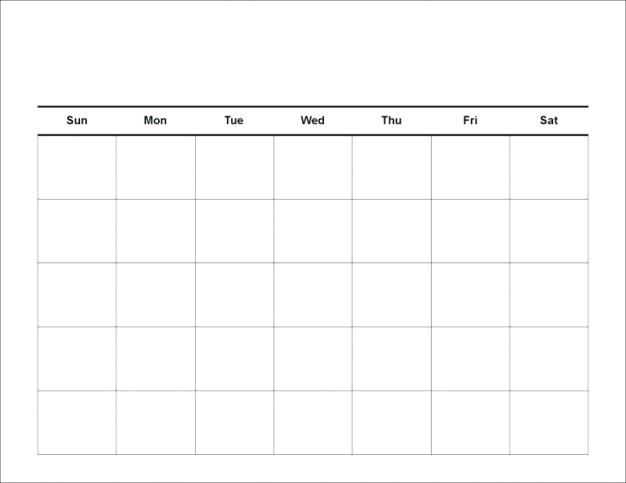
#> input picture data2/calendar.jpg, 626 x 483 px, given in place of logo.png, which was not available
$ python 41_insertLogoinWebcam.py
#> lines starting #> are read from the running program, lines starting #| are printed output that depends on the picture; pictures that were not available may be replaced by others from this repository, and a replacement may not be noted
# 실습 : 웹캠에 로고 넣기 실습

# 1. logo.png 파일을 읽어오기

# 2. 위파일을 (100, 100)으로 리사이징 하기

# 3. 그레이스케일로 바꾸기
#
# 4. 쓰레솔드 이용해서 로고를 마스킹하기
#
# 5. 웹캠을 640, 480로 설정해서 켜고
#
# 6. 웹캠 이미지에서, 오른쪽 아래에 로고를 표시할 Region Of Interest를 셋팅합니다
#
# 7. 로고와 웹캠 이미지를 합칩니다.

import cv2
import numpy as np

logo = cv2.imread('data/images/logo.png')
#> logo is the input picture: shape (483, 626, 3); mean B, G, R 251.1, 251.1, 251

logo = cv2.resize(logo, (100, 100))
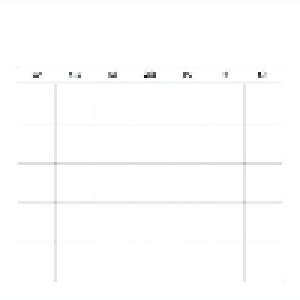
#> logo: shape (100, 100, 3) (shown 3 times larger); mean B, G, R 253.5, 253.5, 253.5

cv2.imshow('logo', logo)

gray = cv2.cvtColor(logo, cv2.COLOR_BGR2GRAY)

_, mask = cv2.threshold(gray, 1, 255, cv2.THRESH_BINARY)
#> mask: shape (100, 100); every value is 255

# cv2.imshow('gray', gray)
cv2.imshow('mask', mask)

cap = cv2.VideoCapture(0)
cap.set(cv2.CAP_PROP_FRAME_WIDTH, 640)
cap.set(cv2.CAP_PROP_FRAME_HEIGHT, 480)

# [17 lines of commented-out code are left out]

while True:
    _, frame = cap.read()
    # This is the processing
    frame = cv2.resize(frame, (640, 480))
    frame = cv2.flip(frame, 1)

    roi = frame[-100-10:-10, -100-10:-10]
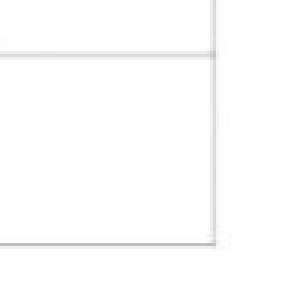
#> roi: shape (100, 100, 3) (shown 3 times larger); min 187, max 255, mean 253.4
    roi[np.where(mask)] = 0
#> roi: shape (100, 100, 3); every value is 0
    roi += logo

    # Here we show the image in a window
    cv2.imshow("Webcam", frame)
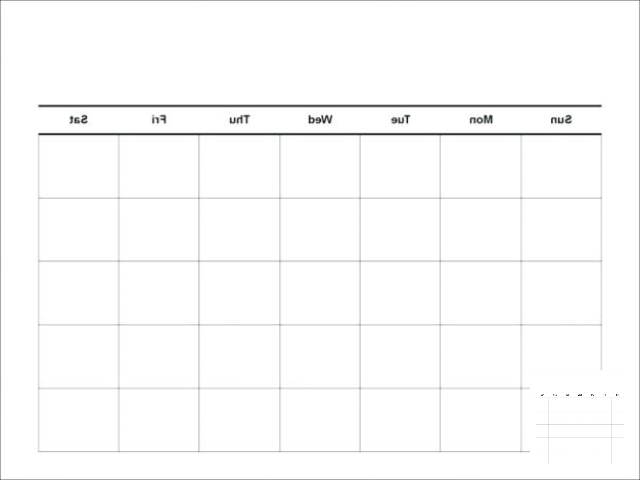
#> window 'Webcam': shape (480, 640, 3); mean B, G, R 251, 251, 251

    # Check if q was pressed
    if cv2.waitKey(1) == ord('q'):
#> (key q is pressed here)
        break


# cv2.waitKey(0)
# cv2.destroyAllWindows()
